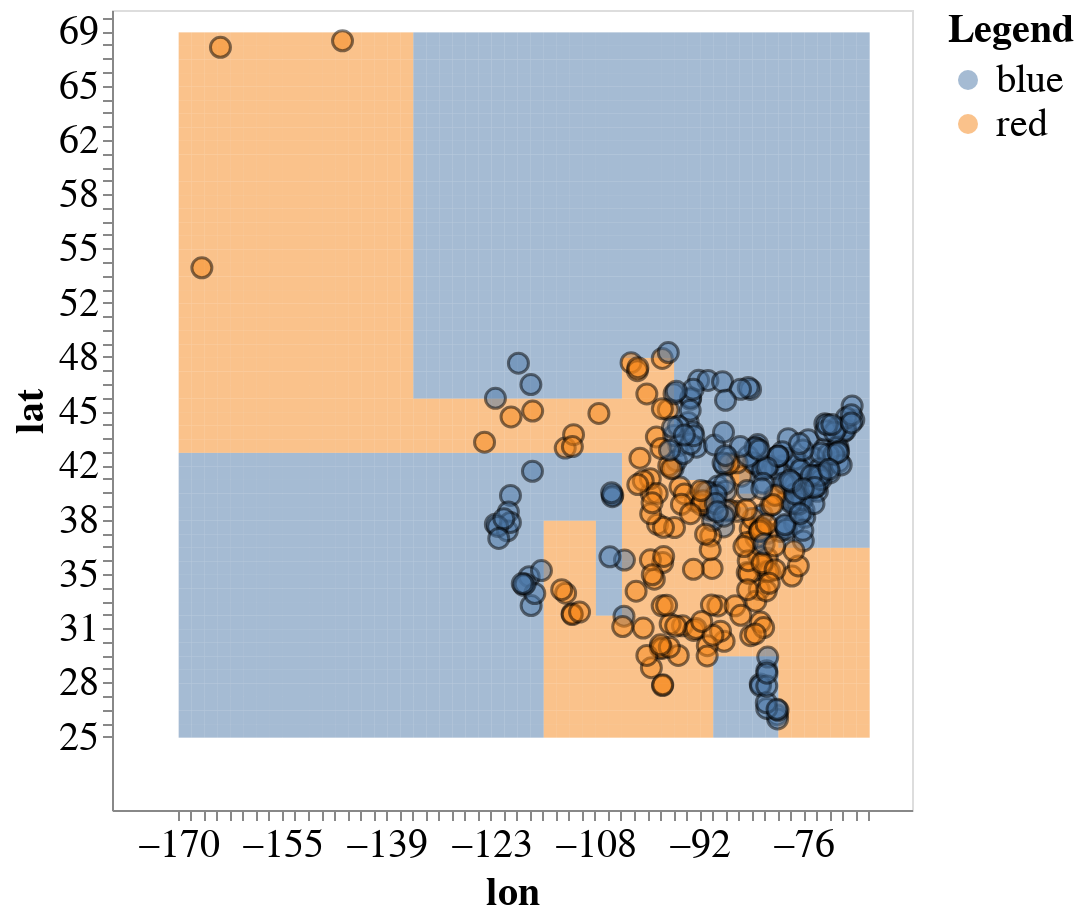

Write notebook code for a chart like this one.
### Markdown cell above
### What did the classification tree do?
- Found a good way to split and repeat

### Code cell
plot_tree(X_train, y_train, model)

### Figure 1 — Vega-Lite specification as saved in the notebook (floating-point values rounded to 4 significant figures; data arrays with more than 128 entries replaced by an {"elided": "..."} marker saying what was removed)
{"config": {"view": {"continuousWidth": 400, "continuousHeight": 300}, "axis": {"labelFontSize": 20, "titleFontSize": 20}, "legend": {"labelFontSize": 20, "titleFontSize": 20}}, "layer": [{"data": {"name": "data-9a3f115e51c02a17f7ade9fb4f77c0e7"}, "mark": {"type": "rect", "opacity": 0.5}, "encoding": {"color": {"field": "predictions", "title": "Legend", "type": "nominal"}, "x": {"bin": {"step": 1.956}, "field": "x1", "type": "quantitative"}, "y": {"bin": {"step": 0.8477}, "field": "x2", "type": "quantitative"}}, "height": 400, "width": 400}, {"data": {"name": "data-281764b17a7264b0a4e4cb5efda54039"}, "mark": {"type": "circle", "opacity": 0.5, "size": 100, "stroke": "black", "strokeWidth": 1.5}, "encoding": {"color": {"field": "vote", "type": "nominal"}, "x": {"axis": {"labels": true, "ticks": true, "title": "lon"}, "field": "lon", "type": "quantitative"}, "y": {"axis": {"labels": true, "ticks": true, "title": "lat"}, "field": "lat", "type": "quantitative"}}}], "$schema": "https://vega.github.io/schema/vega-lite/v4.17.0.json", "datasets": {"data-9a3f115e51c02a17f7ade9fb4f77c0e7": {"elided": "2756 records"}, "data-281764b17a7264b0a4e4cb5efda54039": {"elided": "320 records"}}}
